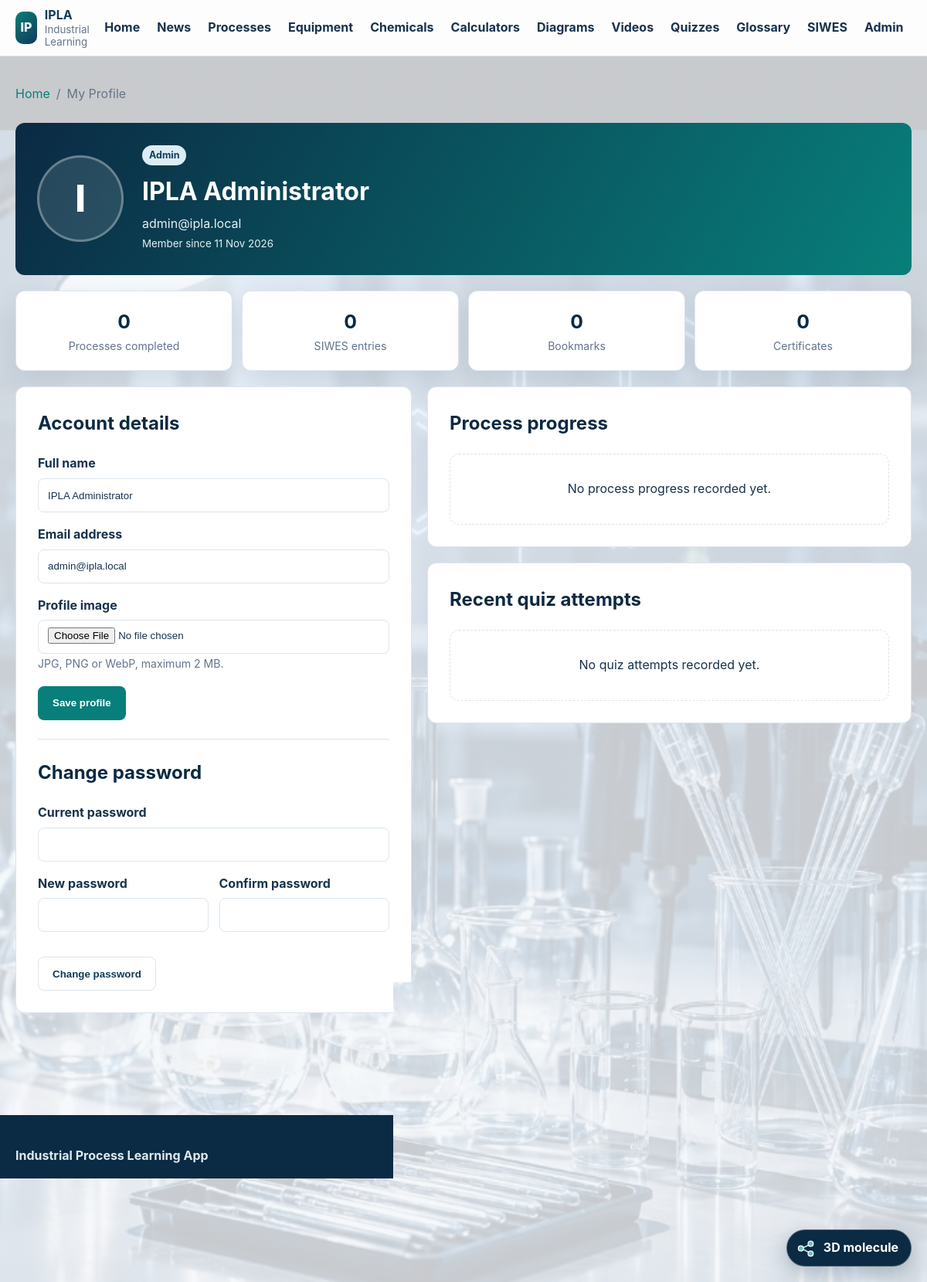
The app's page /profile/index.php (signed in) with its own data.
### tables this page shows
CREATE TABLE users (
    id BIGINT UNSIGNED AUTO_INCREMENT PRIMARY KEY,
    full_name VARCHAR(120) NOT NULL,
    email VARCHAR(190) NOT NULL UNIQUE,
    password VARCHAR(255) NOT NULL,
    role ENUM('student','admin') NOT NULL DEFAULT 'student',
    profile_image VARCHAR(255) NULL,
    created_at TIMESTAMP NOT NULL DEFAULT CURRENT_TIMESTAMP,
    updated_at TIMESTAMP NOT NULL DEFAULT CURRENT_TIMESTAMP ON UPDATE CURRENT_TIMESTAMP
);

### config/functions.php (called while the page is built, shortened)
<?php
function e(?string $value): string
{
    return htmlspecialchars($value ?? '', ENT_QUOTES | ENT_SUBSTITUTE, 'UTF-8');
}
function url(string $path = ''): string
{
    $path = '/' . ltrim($path, '/');
    return IPLA_BASE_URL === '' ? $path : IPLA_BASE_URL . $path;
}

### profile/index.php (the view, shortened to what this page needs)
<?php
require_once dirname(__DIR__) . '/config/database.php';
require_once dirname(__DIR__) . '/config/functions.php';
$userId = (int) current_user()['id'];
$statement = $pdo->prepare(
    'SELECT id,full_name,email,role,profile_image,created_at FROM users WHERE id=? LIMIT 1'
);
$statement->execute([$userId]);
$profile = $statement->fetch();
$progressStatement = $pdo->prepare(
    'SELECT up.*,p.title,p.category
     FROM user_progress up JOIN processes p ON p.id=up.process_id
     WHERE up.user_id=? AND p.status="published"
     ORDER BY up.updated_at DESC LIMIT 8'
);
$progressStatement->execute([$userId]);
$progress = $progressStatement->fetchAll();
$attemptStatement = $pdo->prepare(
    'SELECT qa.*,q.title AS quiz_title,p.title AS process_title
     FROM quiz_attempts qa
     JOIN quizzes q ON q.id=qa.quiz_id
     JOIN processes p ON p.id=q.process_id
     WHERE qa.user_id=?
     ORDER BY qa.completed_at DESC,qa.id DESC LIMIT 5'
);
$attemptStatement->execute([$userId]);
$attempts = $attemptStatement->fetchAll();
$countStatement = $pdo->prepare(
    'SELECT
       (SELECT COUNT(*) FROM user_progress WHERE user_id=? AND completed=1) AS completed_processes,
       (SELECT COUNT(*) FROM bookmarks WHERE user_id=? ) AS bookmarks,
       (SELECT COUNT(*) FROM siwes_logbooks WHERE user_id=? ) AS log_entries,
       (SELECT COUNT(*) FROM certificates WHERE user_id=? ) AS certificates,
       (SELECT COUNT(*) FROM siwes_reports WHERE user_id=? ) AS reports'
);
$countStatement->execute([$userId,$userId,$userId,$userId,$userId]);
$counts = $countStatement->fetch();
require dirname(__DIR__) . '/includes/header.php';
?>
<main id="main-content" class="container profile-page">
    <nav class="breadcrumbs" aria-label="Breadcrumb">
        <a href="<?= e(url('/index.php')) ?>">Home</a><span aria-hidden="true">/</span>
        <span>My Profile</span>
    </nav>
    <header class="profile-header">
        <div class="profile-avatar">
            <?php if (!empty($profile['profile_image'])): ?>
                <img src="<?= e(url('/' . ltrim($profile['profile_image'], '/'))) ?>" alt="<?= e($profile['full_name']) ?>">
            <?php else: ?>
                <span><?= e(strtoupper(substr($profile['full_name'], 0, 1))) ?></span>
            <?php endif; ?>
        </div>
        <div>
            <span class="badge"><?= e(ucfirst($profile['role'])) ?></span>
            <h1><?= e($profile['full_name']) ?></h1>
            <p><?= e($profile['email']) ?></p>
            <small>Member since <?= e(date('d M Y', strtotime($profile['created_at']))) ?></small>
        </div>
    </header>
    <div class="profile-summary">
        <article class="card"><div class="card-body"><strong><?= e((string) $counts['completed_processes']) ?></strong><span>Processes completed</span></div></article>
        <article class="card"><div class="card-body"><strong><?= e((string) $counts['log_entries']) ?></strong><span>SIWES entries</span></div></article>
        <article class="card"><div class="card-body"><strong><?= e((string) $counts['bookmarks']) ?></strong><span>Bookmarks</span></div></article>
        <article class="card"><div class="card-body"><strong><?= e((string) $counts['certificates']) ?></strong><span>Certificates</span></div></article>
    </div>
    <div class="profile-layout">
        <section class="process-section profile-settings">
            <h2>Account details</h2>
            <form method="post" action="<?= e(url('/profile/index.php')) ?>" enctype="multipart/form-data">
                <div class="form-group">
                    <label for="profile-name">Full name</label>
                    <input class="form-control" id="profile-name" name="full_name" maxlength="120" value="<?= e($profile['full_name']) ?>" required>
                </div>
                <div class="form-group">
                    <label for="profile-email">Email address</label>
                    <input class="form-control" id="profile-email" name="email" type="email" maxlength="190" value="<?= e($profile['email']) ?>" required>
                </div>
                <div class="form-group">
                    <label for="profile-image">Profile image</label>
                    <input class="form-control" id="profile-image" name="profile_image" type="file" accept=".jpg,.jpeg,.png,.webp,image/jpeg,image/png,image/webp">
                    <small class="form-help">JPG, PNG or WebP, maximum 2 MB.</small>
                </div>
                <button class="button button-primary" type="submit">Save profile</button>
            </form>
            <hr>
            <h2>Change password</h2>
            <form method="post" action="<?= e(url('/profile/index.php')) ?>">
                <div class="form-group"><label for="current-password">Current password</label><input class="form-control" id="current-password" name="current_password" type="password" autocomplete="current-password" required></div>
                <div class="form-grid">
                    <div class="form-group"><label for="new-password">New password</label><input class="form-control" id="new-password" name="new_password" type="password" minlength="8" autocomplete="new-password" required></div>
                    <div class="form-group"><label for="confirm-password">Confirm password</label><input class="form-control" id="confirm-password" name="confirm_password" type="password" minlength="8" autocomplete="new-password" required></div>
                </div>
                <button class="button button-secondary" type="submit">Change password</button>
            </form>
        </section>
        <div class="profile-history">
            <section class="process-section">
                <h2>Process progress</h2>
                <?php if ($progress): ?>
                    <div class="profile-progress-list">
                        <?php foreach ($progress as $item): ?>
                            <article>
                                <div><strong><a href="<?= e(url('/processes/view.php?id=' . $item['process_id'])) ?>"><?= e($item['title']) ?></a></strong><span><?= e((string) $item['progress_percentage']) ?>%</span></div>
                                <div class="progress-track"><span style="width:<?= e((string) $item['progress_percentage']) ?>%"></span></div>
                            </article>
                        <?php endforeach; ?>
                    </div>
                <?php else: ?>
                    <div class="empty-state compact"><p>No process progress recorded yet.</p></div>
                <?php endif; ?>
            </section>
            <section class="process-section">
                <h2>Recent quiz attempts</h2>
                <?php if ($attempts): ?>
                    <div class="profile-attempt-list">
                        <?php foreach ($attempts as $attempt): ?>
                            <article>
                                <strong><a href="<?= e(url('/quizzes/start.php?id=' . $attempt['quiz_id'])) ?>"><?= e($attempt['quiz_title']) ?></a></strong>
                                <span class="<?= (int) $attempt['passed'] === 1 ? 'passed' : 'failed' ?>">
                                    <?= e((string) $attempt['percentage']) ?>% — <?= (int) $attempt['passed'] === 1 ? 'Passed' : 'Not passed' ?>
                                </span>
                            </article>
                        <?php endforeach; ?>
                    </div>
                <?php else: ?>
                    <div class="empty-state compact"><p>No quiz attempts recorded yet.</p></div>
                <?php endif; ?>
            </section>
        </div>
    </div>
</main>
<?php require dirname(__DIR__) . '/includes/footer.php'; ?>

### assets/css/style.css (style rules this page uses)
:root { --navy: #123a5a; --navy-dark: #0b2a43; --teal: #087f7a; --orange: #e6a23c; --sky: #dcecf4; --ink: #17324d; --muted: #64748b; --surface: #ffffff; --background: #f4f7fa; --border: #dce5ec; --success: #1e7e34; --danger: #b42318; --shadow: 0 12px 32px rgba(18, 58, 90, 0.09); --radius: 12px; }
* { box-sizing: border-box; }
html { scroll-behavior: smooth; }
body { margin: 0; font-family: Inter, "Segoe UI", Arial, sans-serif; color: var(--ink); background-color: var(--background); background-image: linear-gradient(rgba(244,247,250,.82), rgba(244,247,250,.82)), var(--page-background-image, url("../images/industrial-chemistry-background.svg")); background-position: center top; background-repeat: no-repeat; background-size: cover; background-attachment: fixed; line-height: 1.6; }
.page-background-0 { --page-background-image: url("../../images/b.jpeg"); }
a { color: var(--teal); text-decoration: none; }
.container { width: min(1160px, calc(100% - 32px)); margin-inline: auto; }

### assets/css/components.css (style rules this page uses)
.button { display: inline-flex; align-items: center; justify-content: center; min-height: 44px; padding: 10px 18px; border-radius: 8px; border: 1px solid transparent; font-weight: 750; cursor: pointer; }
.button-primary { color: white !important; background: var(--teal); }
.button-secondary { color: var(--navy) !important; border-color: var(--border); background: white; }
.card { border: 1px solid var(--border); border-radius: var(--radius); background: var(--surface); box-shadow: var(--shadow); }
.card-body { padding: 20px; }
.badge { display: inline-block; padding: 3px 9px; border-radius: 999px; color: var(--navy); background: var(--sky); font-size: .78rem; font-weight: 750; }
.form-control { width: 100%; min-height: 44px; padding: 9px 12px; border: 1px solid var(--border); border-radius: 8px; color: var(--ink); background: white; }
.empty-state { padding: 28px; border: 1px dashed var(--border); border-radius: var(--radius); text-align: center; background: white; }
.empty-state.compact { padding: 16px; }
.breadcrumbs { display: flex; flex-wrap: wrap; gap: 8px; margin-bottom: 24px; color: var(--muted); }
.breadcrumbs a { color: var(--teal); }
.process-section { scroll-margin-top: 96px; padding: 28px; margin-bottom: 20px; border: 1px solid var(--border); border-radius: var(--radius); background: white; }
.process-section h2 { margin-top: 0; color: var(--navy-dark); }
.form-grid { display: grid; grid-template-columns: repeat(2,minmax(0,1fr)); gap: 14px; margin-bottom: 16px; }
.form-help { color: var(--muted); font-size: .88rem; }
.profile-page { padding-top: 36px; padding-bottom: 48px; }
.profile-header { display: flex; align-items: center; gap: 24px; padding: 28px; margin-bottom: 20px; border-radius: var(--radius); color: white; background: linear-gradient(120deg,var(--navy-dark),var(--teal)); }
.profile-avatar { width: 112px; height: 112px; overflow: hidden; display: grid; place-items: center; flex: 0 0 112px; border: 3px solid rgba(255,255,255,.3); border-radius: 50%; background: rgba(255,255,255,.12); }
.profile-avatar span { font-size: 3rem; font-weight: 850; }
.profile-header h1 { margin: 8px 0 4px; }
.profile-header p,.profile-header small { margin: 0; color: #e4f0f4; }
.profile-summary { display: grid; grid-template-columns: repeat(4,minmax(0,1fr)); gap: 12px; margin-bottom: 20px; }
.profile-summary .card-body { display: grid; text-align: center; }
.profile-summary strong { color: var(--navy-dark); font-size: 1.55rem; }
.profile-summary span { color: var(--muted); font-size: .88rem; }
.profile-layout { display: grid; grid-template-columns:minmax(280px,.9fr) minmax(320px,1.1fr); gap: 20px; align-items: start; }
.profile-settings hr { margin: 24px 0; border: 0; border-top: 1px solid var(--border); }
.profile-settings h2 { margin-top: 0; }
.profile-settings .form-group { margin-bottom: 16px; }
.profile-settings label { display: block; margin-bottom: 6px; font-weight: 750; }
.profile-history .process-section { margin-bottom: 20px; }

### assets/css/responsive-improvements.css (style rules this page uses)
:root { --tap-target: 44px; }
html, body { max-width: 100%; overflow-x: hidden; }
body { -webkit-text-size-adjust: 100%; }
main, .admin-content, .process-content, .equipment-content, .calculator-layout, .profile-layout, .certificates-page, .search-page { min-width: 0; }
textarea, select, input, button { max-width: 100%; }
.button, .nav-toggle, .admin-actions button, .admin-actions select { min-height: var(--tap-target); }

### records on screen
users: full_name "I", role "Admin", full_name "IPLA Administrator", email "admin@ipla.local", created_at "11 Nov 2026"

### other values on screen
IPLA_APP_SHORT_NAME "IPLA"
$counts['completed_processes'] "0"
$counts['log_entries'] "0"
$counts['bookmarks'] "0"
$counts['certificates'] "0"
IPLA_APP_NAME "Industrial Process Learning App"
